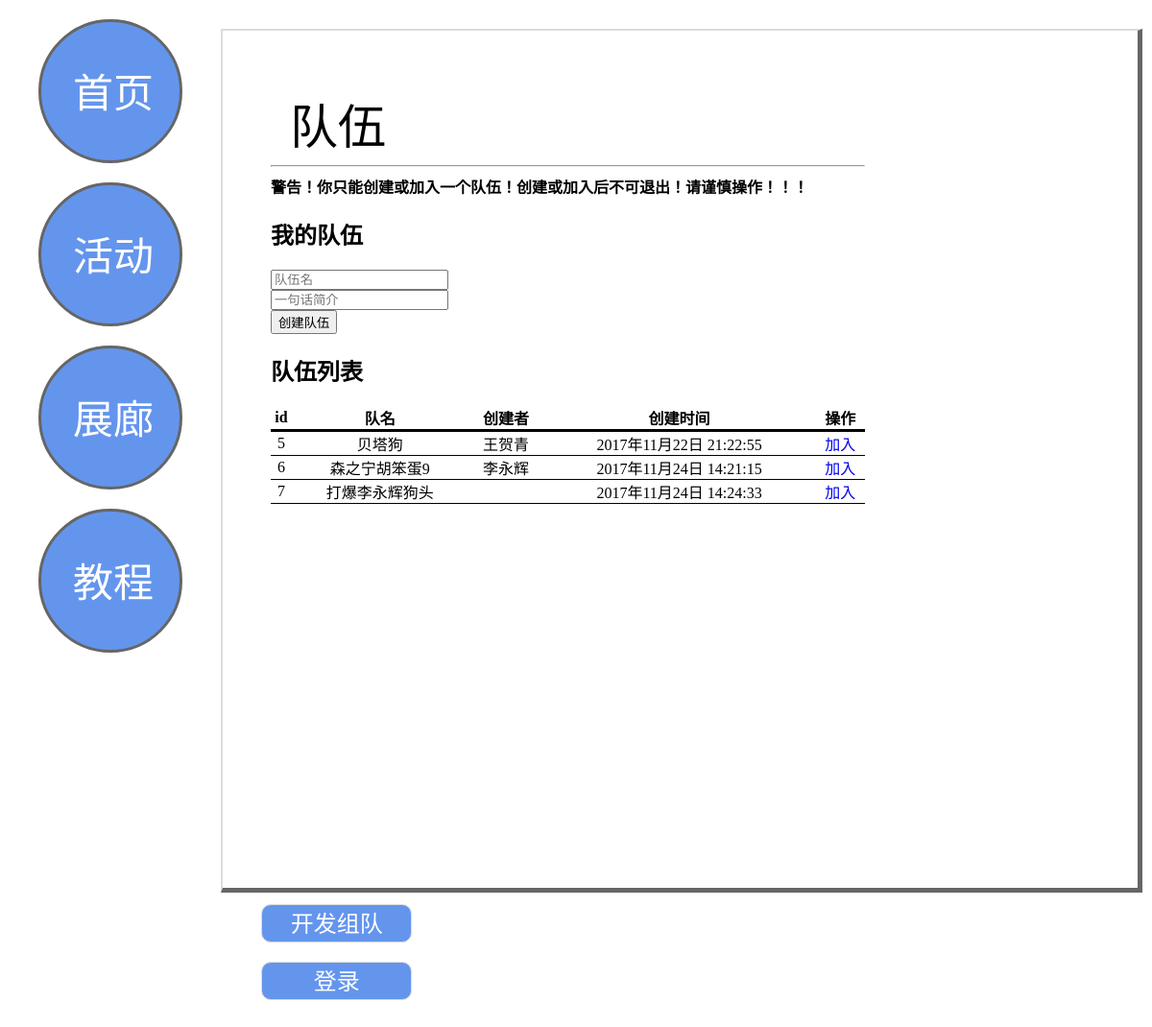
Page /?ctrl=team (signed in) on the committed database.
### tables this page shows
CREATE TABLE `teams_info` (
  `id` int(11) NOT NULL,
  `tname` text NOT NULL COMMENT '队伍名',
  `tcreator` int(11) NOT NULL COMMENT '创建者',
  `timeline` int(11) NOT NULL COMMENT '创建时间',
  `text` text NOT NULL COMMENT '简介',
  `allowjoin` int(11) NOT NULL COMMENT '允许加入否？0不允许1允许任何人2需要申请'
);

CREATE TABLE `user` (
  `id` int(11) NOT NULL COMMENT '系统标识符',
  `account_code` int(11) NOT NULL COMMENT '6位数账号',
  `password` text NOT NULL COMMENT '密码',
  `email` text NOT NULL COMMENT '邮箱',
  `admin` int(11) NOT NULL COMMENT '管理员等级',
  `level` int(11) NOT NULL COMMENT '用户等级（预留）',
  `realname` text NOT NULL COMMENT '姓名',
  `sex` int(11) NOT NULL COMMENT '性别',
  `study_code` int(11) NOT NULL COMMENT '学号',
  `profession` int(11) NOT NULL COMMENT '专业',
  `timeline` int(11) NOT NULL COMMENT '注册时间'
);

### index.php (called while the page is built, shortened)
<?php
include("config.php");
include("Controller.class.php");
include("Database.class.php");
include("Tpl.class.php");
try{
	$_CTRL=isset($_GET["ctrl"])?$_GET["ctrl"]:"index";
	Controller::$_CTRL();
}catch(Exception $e){
	output_log("系统错误",$e->getMessage());
}
?>

### database.class.php (called while the page is built, shortened)
<?php
class Database{
	private $dbresource;
	function __construct(){
		global $_CONFIG;
		$this->dbresource=new MySQLi($_CONFIG["db"]["host"],$_CONFIG["db"]["username"],$_CONFIG["db"]["password"],$_CONFIG["db"]["dbname"]);
	}
	function query(String $sql){
		global $_CONFIG;
		$this->dbresource->query("set names utf8");
		$dbrel=$this->dbresource->query($sql);
		$relData["error"]=0;
		if(!$dbrel){
			output_log("SQL错误",$this->dbresource->error);
			$relData["error"]=1;
			$relData["data"]=$_CONFIG["sys"]["debug"]?$this->dbresource->error:"数据库查询出错";
		}elseif($dbrel===true){
			$relData["data"]=true;
		}else{
			if($dbrel->num_rows==0){
				$relData["error"]=2;
				$relData["data"]=false;
			}else{
				$i=0;
				while($row=$dbrel->fetch_assoc()){
					$relData["data"][$i]=$row;
					$i++;
				}
			}
		}
		return $relData;
	}
}
?>

### config.php (called while the page is built, shortened)
<?php
global $_CONFIG;
$_CONFIG["db"]["host"]="127.0.0.1";
$_CONFIG["db"]["username"]="root";
$_CONFIG["db"]["password"]="";
$_CONFIG["db"]["dbname"]="gdg";
$_CONFIG["sys"]["timezone"]="Asia/Shanghai";
$_CONFIG["sys"]["debug"]=true;
$_CONFIG["sys"]["SQL_log"]=true;
$_CONFIG["sys"]["visit_log"]=true;
$_CONFIG["sys"]["log_name_seed"]=20000120;
$_CONFIG["sys"]["account_code_length"]=6;
?>

### model/team.php (called while the page is built, shortened)
<?php
function team_list(){
	$db=new Database();
	$rel=$db->query("SELECT `teams_info`.*,`user`.`realname` FROM `teams_info` LEFT JOIN `user` ON `teams_info`.`tcreator`=`user`.`account_code`");
	return $rel;
}
?>

### cache/8a0e2c040c772fae6ade4ef0b25ad99e.php (the view, shortened to what this page needs)
<?php if(!defined("TOKEN")){
	header("HTTP/1.1 403 Forbidden");
	exit("Access Forbidden");
} ?><?php include("cache/c1dd617e8d07d7e94cdd553247ee1f69.php"); ?>
<p><strong>警告！你只能创建或加入一个队伍！创建或加入后不可退出！请谨慎操作！！！</strong></p>
<h2>我的队伍</h2>
<form onSubmit="return false;">
	<p><input id="tname" name="tname" type="text" placeholder="队伍名"></p>
	<p><input id="text" name="text" type="text" placeholder="一句话简介"></p>
	<p><button id="create">创建队伍</button></p>
</form>
<h2>队伍列表</h2>
<table width="100%" border="1" cellpadding="0" cellspacing="0">
  <tbody>
    <tr id="t_hd">
      <th scope="col">id</th>
      <th scope="col">队名</th>
      <th scope="col">创建者</th>
      <th scope="col">创建时间</th>
      <th scope="col">操作</th>
    </tr>
    <?php foreach($team as $v){ ?>
    <tr>
      <td><?php echo $v["id"]; ?></td>
      <td title="<?php echo $v["text"]; ?>"><?php echo $v["tname"]; ?></td>
      <td><?php echo $v["realname"]; ?></td>
      <td><?php echo $v["time"]; ?></td>
      <td><a href="?ctrl=team&act=join&id=<?php echo $v["id"]; ?>">加入</a></td>
    </tr>
    <?php } ?>
  </tbody>
</table>
<?php include("cache/f068929793a7a719e2a0561b03f19092.php"); ?>

### Controller.class.php (shortened to what this page needs)
<?php
class Controller{
	static function __callStatic($name,$arguments){
		if(!file_exists("controller/".$name.".class.php")){
			global $_CONFIG;
			if($_CONFIG["sys"]["debug"]&&$_CONFIG["sys"]["visit_log"]){
				output_log("模块错误",$name."不存在，路径："."controller/".$name.".class.php");
			}
			header("HTTP/1.1 404 No Found");
			exit("404 No Found");
		}else{
			$actClass=new $name();
		}
	}
}
?>

### controller/Team.class.php (shortened to what this page needs)
<?php
include("model/team.php");
class Team extends Controller{
	function __construct(){
		if(!isset($_SESSION['userData'])){
			header('Location:/?ctrl=user');
			exit;
		}else{
			if(!isset($_GET['act'])){
				$this->lists();
				exit;
			}
		}
	}
	function lists(){
		$reldata=team_list();
		$rel=$reldata["error"]==0?$reldata["data"]:array();
		$tpl=new Tpl("team_list");
		$tpl->assign("team",$rel);
		$tpl->assign("title","队伍");
		$tpl->display();
	}
}
?>

### tpl.class.php (shortened to what this page needs)
<?php
class Tpl{
	private $tplPath;
	private $error=0;
	function __construct($tpln){
		$tpl=(file_exists("tpl/".$tpln.".html")?"tpl/".$tpln.".html":(file_exists("tpl/".$tpln)?"tpl/".$tpln:false));
		$this->tplPath=$tpl;
	}
	public function display(){
		if($this->error==0){
			include "cache/".md5($this->tplPath).".php";
		}
	}
}
?>

### cache/e0e10ea2f5e61d625f8a51960fb3de15.php (shortened to what this page needs)
<?php if(!defined("TOKEN")){
	header("HTTP/1.1 403 Forbidden");
	exit("Access Forbidden");
} ?><!DOCTYPE html>
<html>
    <head>
        <link rel="stylesheet" href="../css/carou.css" />
        <link rel = "stylesheet" type = "text/css" href = "../css/style.css" />
    </head>
    <body id = "bac">
        <nav>
            <ul>
                <a href = "/" class = "nav_a" id = "nav_home">
                    <li class = "nav_li">
                        <span class = "nav_font">首页</span>
                    </li>
                </a>
                <a href = "?ctrl=article&act=active" class = "nav_a" id = "nav_active">
                    <li class = "nav_li">
                        <span class = "nav_font">活动</span>
                    </li>
                </a>
                <a href = "#" class = "nav_a" id = "nav_grllery">
                    <li class = "nav_li">
                        <span class = "nav_font">展廊</span>
                    </li>
                </a>
                <a href = "#" class = "nav_a" id = "nav_tutorial">
                    <li class = "nav_li">
                        <span class = "nav_font">教程</span>
                    </li>
                </a>
            </ul>
        </nav>

### cache/c1dd617e8d07d7e94cdd553247ee1f69.php
<?php if(!defined("TOKEN")){
	header("HTTP/1.1 403 Forbidden");
	exit("Access Forbidden");
} ?><?php include("cache/e0e10ea2f5e61d625f8a51960fb3de15.php"); ?>
       <?php $title=isset($title)?$title:(isset($info)?$info["title"]:"活动")  ?>
        <div class = "main_cent">
            <div class = "_active">
                <span id = "tit_active"><?php echo $title; ?></span>
                <hr>

### cache/f068929793a7a719e2a0561b03f19092.php (shortened to what this page needs)
            </div>
            <div class = "_list">
                <ul><?php if(!empty($_SESSION['userData']["admin"])){ ?>
                    <a href = "/?ctrl=admin" class = "butt_list">
                        <li class = "li_list">
                            <span style = "font-size : 24px;">管理中心</span>
                        </li>
                    </a>
                    <?php } ?>
                    <a href = "?ctrl=team" class = "butt_list">
                        <li class = "li_list">
                            <span style = "font-size : 24px;">开发组队</span>
                        </li>
                    </a>
                    <a href = "?ctrl=user<?php if(!empty($_SESSION['userData']["id"])){ ?>&act=logout<?php } ?>#" class = "butt_list">
                        <li class = "li_list">
                            <span style = "font-size : 24px;"><?php if(!empty($_SESSION['userData']["id"])){ ?>注销<?php } ?>登录</span>
                        </li>
                    </a>
                </ul>
            </div>
        </div>
    </body>
</html>

### css/carou.css (style rules this page uses)
* { box-sizing: border-box; }
body,div,p,h1 { margin: 0; padding: 0; }

### css/style.css (style rules this page uses)
body { margin : auto; }
a { text-decoration : none; }
nav { width : 200px; height : 500px; margin-top : auto; display : inline; float : left; }
.nav_li { width : 150px; height : 150px; border-radius : 100px; border : 3px solid #666666; margin-top : 20px; list-style-type : none; padding : 0; background-color : cornflowerblue; }
.nav_font { width : 150px; height : 50px; display : block; text-align : center; font-size : 42px; font-family : '幼圆'; margin-top : 40px; color : #fff; }
.main_cent { width : 80%; height : 900px; display : inline; float : left; margin-top : 30px; margin-left : 30px; border-left : 2px solid #DCDCDC; border-top : 2px solid #DCDCDC; border-right : 5px solid #666666; border-bottom : 5px solid #666666; }
._active { width : 65%; height : 870px; margin-left : 50px; margin-top : 10px; display : inline; float : left; overflow-y:scroll; }
#tit_active { display : block; font-size : 50px; margin-top : 50px; margin-left : 20px; }
._list { width : 30%; height : 870px; display : inline; float : left; margin-top : 10px; }
.butt_list { width : 80%; height : 40px; display : block; }
.li_list { width : 80%; height : 40px; display : block; border : 1px solid #dcdcdc; border-radius : 10px; background-color : cornflowerblue; text-align : center; color : #fff; margin-top : 20px; }

### cache/e0e10ea2f5e61d625f8a51960fb3de15.php (style rules this page uses)
body { background-color : ; }

### cache/8a0e2c040c772fae6ade4ef0b25ad99e.php (style rules this page uses)
table { border:none; }
td { border: none; border-bottom-color: #222222; border-bottom: solid 1px; text-align: center; }
th { border: none; border-bottom-color: #222222; border-bottom: solid 3px; text-align: center; }

### rows in the picture
teams_info: id "5", tname "贝塔狗", user.realname "王贺青", time "2017年11月22日 21:22:55"
teams_info: id "6", tname "森之宁胡笨蛋9", user.realname "李永辉", time "2017年11月24日 14:21:15"
teams_info: id "7", tname "打爆李永辉狗头", time "2017年11月24日 14:24:33"

### other values in the picture
$title "队伍"
